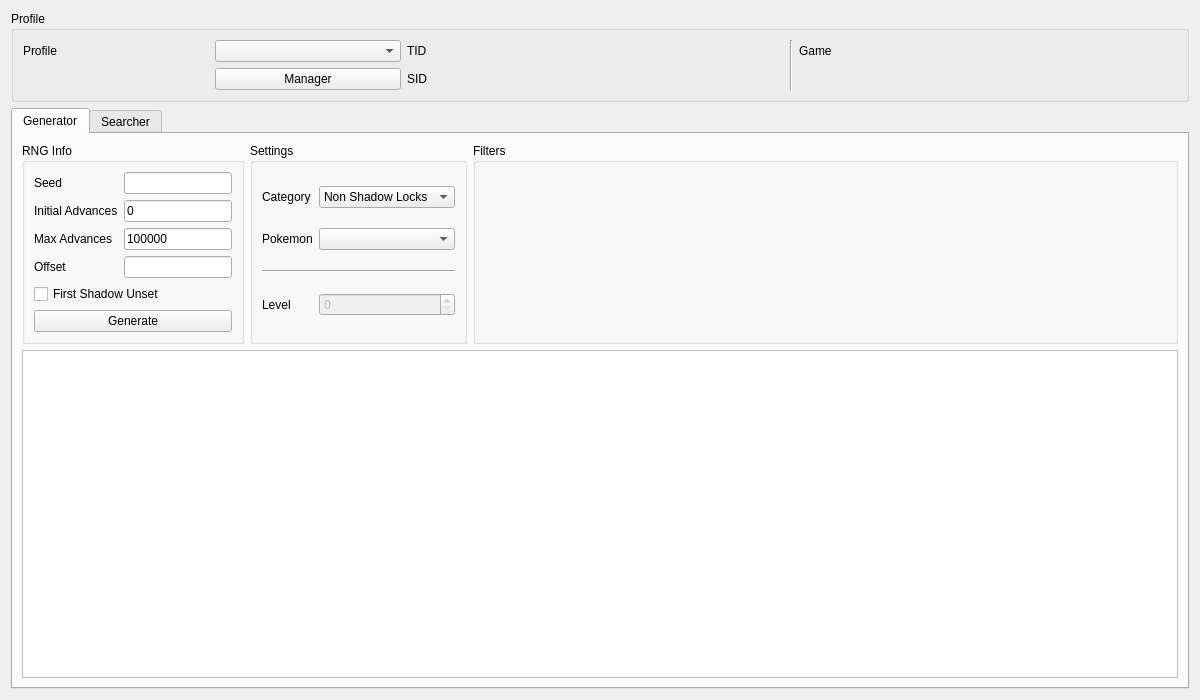
<?xml version="1.0" encoding="UTF-8"?>
<ui version="4.0">
 <class>GameCube</class>
 <widget class="QWidget" name="GameCube">
  <property name="geometry">
   <rect>
    <x>0</x>
    <y>0</y>
    <width>1200</width>
    <height>700</height>
   </rect>
  </property>
  <property name="windowTitle">
   <string>GameCube RNG</string>
  </property>
  <layout class="QGridLayout" name="gridLayout_7">
   <item row="0" column="0">
    <widget class="QGroupBox" name="groupBoxProfile">
     <property name="title">
      <string>Profile</string>
     </property>
     <layout class="QGridLayout" name="gridLayout_4">
      <item row="0" column="0">
       <widget class="QLabel" name="labelProfile">
        <property name="text">
         <string>Profile</string>
        </property>
       </widget>
      </item>
      <item row="0" column="1">
       <widget class="QComboBox" name="comboBoxProfiles"/>
      </item>
      <item row="1" column="1">
       <widget class="QPushButton" name="pushButtonProfileManager">
        <property name="text">
         <string>Manager</string>
        </property>
       </widget>
      </item>
      <item row="0" column="2">
       <widget class="QLabel" name="labelProfileTID">
        <property name="text">
         <string>TID</string>
        </property>
       </widget>
      </item>
      <item row="0" column="3">
       <widget class="QLabel" name="labelProfileTIDValue"/>
      </item>
      <item row="1" column="2">
       <widget class="QLabel" name="labelProfileSID">
        <property name="text">
         <string>SID</string>
        </property>
       </widget>
      </item>
      <item row="1" column="3">
       <widget class="QLabel" name="labelProfileSIDValue"/>
      </item>
      <item row="0" column="4" rowspan="2">
       <widget class="Line" name="line">
        <property name="orientation">
         <enum>Qt::Orientation::Vertical</enum>
        </property>
       </widget>
      </item>
      <item row="0" column="5">
       <widget class="QLabel" name="labelProfileGame">
        <property name="text">
         <string>Game</string>
        </property>
       </widget>
      </item>
      <item row="0" column="6">
       <widget class="QLabel" name="labelProfileGameValue"/>
      </item>
     </layout>
    </widget>
   </item>
   <item row="1" column="0">
    <widget class="RNGTabWidget" name="tabRNGSelector">
     <widget class="QWidget" name="tabGenerator">
      <attribute name="title">
       <string>Generator</string>
      </attribute>
      <layout class="QGridLayout" name="gridLayout_9">
       <item row="0" column="0">
        <widget class="QGroupBox" name="groupBoxGeneratorRNGInfo">
         <property name="title">
          <string>RNG Info</string>
         </property>
         <layout class="QGridLayout" name="gridLayout_6">
          <item row="0" column="0">
           <widget class="QLabel" name="labelGeneratorSeed">
            <property name="text">
             <string>Seed</string>
            </property>
           </widget>
          </item>
          <item row="0" column="1">
           <widget class="TextBox" name="textBoxGeneratorSeed"/>
          </item>
          <item row="1" column="0">
           <widget class="QLabel" name="labelGeneratorStartingAdvance">
            <property name="text">
             <string>Initial Advances</string>
            </property>
           </widget>
          </item>
          <item row="1" column="1">
           <widget class="TextBox" name="textBoxGeneratorStartingAdvance">
            <property name="text">
             <string notr="true">0</string>
            </property>
           </widget>
          </item>
          <item row="2" column="0">
           <widget class="QLabel" name="labelGeneratorMaxAdvances">
            <property name="text">
             <string>Max Advances</string>
            </property>
           </widget>
          </item>
          <item row="2" column="1">
           <widget class="TextBox" name="textBoxGeneratorMaxAdvances">
            <property name="text">
             <string notr="true">100000</string>
            </property>
           </widget>
          </item>
          <item row="3" column="0">
           <widget class="QLabel" name="labelGeneratorOffset">
            <property name="text">
             <string>Offset</string>
            </property>
           </widget>
          </item>
          <item row="3" column="1">
           <widget class="TextBox" name="textBoxGeneratorOffset"/>
          </item>
          <item row="4" column="0" colspan="2">
           <widget class="QCheckBox" name="checkBoxGeneratorFirstShadowUnset">
            <property name="text">
             <string>First Shadow Unset</string>
            </property>
           </widget>
          </item>
          <item row="5" column="0" colspan="2">
           <widget class="QPushButton" name="pushButtonGenerate">
            <property name="text">
             <string>Generate</string>
            </property>
           </widget>
          </item>
         </layout>
        </widget>
       </item>
       <item row="0" column="1">
        <widget class="QGroupBox" name="groupBoxGeneratorSettings">
         <property name="title">
          <string>Settings</string>
         </property>
         <layout class="QGridLayout" name="gridLayout_8">
          <item row="0" column="0">
           <widget class="QLabel" name="labelGeneratorCategory">
            <property name="text">
             <string>Category</string>
            </property>
           </widget>
          </item>
          <item row="0" column="1">
           <widget class="ComboBox" name="comboBoxGeneratorCategory">
            <item>
             <property name="text">
              <string>Non Shadow Locks</string>
             </property>
            </item>
            <item>
             <property name="text">
              <string>Channel</string>
             </property>
            </item>
            <item>
             <property name="text">
              <string>Shadow Locks</string>
             </property>
            </item>
           </widget>
          </item>
          <item row="1" column="0">
           <widget class="QLabel" name="labelGeneratorPokemon">
            <property name="text">
             <string>Pokemon</string>
            </property>
           </widget>
          </item>
          <item row="1" column="1">
           <widget class="ComboBox" name="comboBoxGeneratorPokemon"/>
          </item>
          <item row="2" column="0" colspan="2">
           <widget class="Line" name="line_2">
            <property name="orientation">
             <enum>Qt::Orientation::Horizontal</enum>
            </property>
           </widget>
          </item>
          <item row="3" column="0">
           <widget class="QLabel" name="labelGeneratorLevel">
            <property name="text">
             <string>Level</string>
            </property>
           </widget>
          </item>
          <item row="3" column="1">
           <widget class="QSpinBox" name="spinBoxGeneratorLevel">
            <property name="enabled">
             <bool>false</bool>
            </property>
           </widget>
          </item>
         </layout>
        </widget>
       </item>
       <item row="0" column="2">
        <widget class="QGroupBox" name="groupBoxGeneratorFilters">
         <property name="sizePolicy">
          <sizepolicy hsizetype="Preferred" vsizetype="Preferred">
           <horstretch>1</horstretch>
           <verstretch>0</verstretch>
          </sizepolicy>
         </property>
         <property name="title">
          <string>Filters</string>
         </property>
         <layout class="QGridLayout" name="gridLayout">
          <item row="0" column="0" rowspan="2">
           <widget class="Filter" name="filterGenerator" native="true"/>
          </item>
         </layout>
        </widget>
       </item>
       <item row="1" column="0" colspan="3">
        <widget class="TableView" name="tableViewGenerator"/>
       </item>
      </layout>
     </widget>
     <widget class="QWidget" name="tabSpreadSearcher">
      <attribute name="title">
       <string>Searcher</string>
      </attribute>
      <layout class="QGridLayout" name="gridLayout_5">
       <item row="0" column="0">
        <widget class="QGroupBox" name="groupBoxSearcherRNGInfo">
         <property name="title">
          <string>RNG Info</string>
         </property>
         <layout class="QGridLayout" name="gridLayout_2">
          <item row="0" column="0">
           <widget class="QCheckBox" name="checkBoxSearcherFirstShadowUnset">
            <property name="text">
             <string>First Shadow Unset</string>
            </property>
           </widget>
          </item>
          <item row="1" column="0">
           <layout class="QHBoxLayout" name="horizontalLayout">
            <item>
             <widget class="QPushButton" name="pushButtonSearch">
              <property name="text">
               <string>Search</string>
              </property>
             </widget>
            </item>
            <item>
             <widget class="QPushButton" name="pushButtonCancel">
              <property name="enabled">
               <bool>false</bool>
              </property>
              <property name="text">
               <string>Cancel</string>
              </property>
             </widget>
            </item>
           </layout>
          </item>
         </layout>
        </widget>
       </item>
       <item row="0" column="1">
        <widget class="QGroupBox" name="groupBoxSearcherSettings">
         <property name="title">
          <string>Settings</string>
         </property>
         <layout class="QGridLayout" name="gridLayout_10">
          <item row="0" column="0">
           <widget class="QLabel" name="labelSearcherCategory">
            <property name="text">
             <string>Category</string>
            </property>
           </widget>
          </item>
          <item row="0" column="1" colspan="2">
           <widget class="ComboBox" name="comboBoxSearcherCategory">
            <item>
             <property name="text">
              <string>Non Shadow Locks</string>
             </property>
            </item>
            <item>
             <property name="text">
              <string>Channel</string>
             </property>
            </item>
            <item>
             <property name="text">
              <string>Shadow Locks</string>
             </property>
            </item>
           </widget>
          </item>
          <item row="1" column="0">
           <widget class="QLabel" name="labelSearcherPokemon">
            <property name="text">
             <string>Pokemon</string>
            </property>
           </widget>
          </item>
          <item row="1" column="1" colspan="2">
           <widget class="ComboBox" name="comboBoxSearcherPokemon"/>
          </item>
          <item row="2" column="0" colspan="3">
           <widget class="Line" name="line_3">
            <property name="orientation">
             <enum>Qt::Orientation::Horizontal</enum>
            </property>
           </widget>
          </item>
          <item row="3" column="0">
           <widget class="QLabel" name="labelSearcherLevel">
            <property name="text">
             <string>Level</string>
            </property>
           </widget>
          </item>
          <item row="3" column="1" colspan="2">
           <widget class="QSpinBox" name="spinBoxSearcherLevel">
            <property name="enabled">
             <bool>false</bool>
            </property>
           </widget>
          </item>
         </layout>
        </widget>
       </item>
       <item row="0" column="2">
        <widget class="QGroupBox" name="groupBoxSearcherFilters">
         <property name="sizePolicy">
          <sizepolicy hsizetype="Preferred" vsizetype="Preferred">
           <horstretch>1</horstretch>
           <verstretch>0</verstretch>
          </sizepolicy>
         </property>
         <property name="title">
          <string>Filters</string>
         </property>
         <layout class="QGridLayout" name="gridLayout_3">
          <item row="0" column="0" rowspan="2">
           <widget class="Filter" name="filterSearcher" native="true"/>
          </item>
         </layout>
        </widget>
       </item>
       <item row="1" column="0" colspan="3">
        <widget class="QProgressBar" name="progressBar"/>
       </item>
       <item row="2" column="0" colspan="3">
        <widget class="TableView" name="tableViewSearcher">
         <property name="sortingEnabled">
          <bool>true</bool>
         </property>
        </widget>
       </item>
      </layout>
     </widget>
    </widget>
   </item>
  </layout>
 </widget>
 <customwidgets>
  <customwidget>
   <class>TextBox</class>
   <extends>QLineEdit</extends>
   <header>Form/Controls/TextBox.hpp</header>
  </customwidget>
  <customwidget>
   <class>ComboBox</class>
   <extends>QComboBox</extends>
   <header>Form/Controls/ComboBox.hpp</header>
  </customwidget>
  <customwidget>
   <class>TableView</class>
   <extends>QTableView</extends>
   <header>Form/Controls/TableView.hpp</header>
  </customwidget>
  <customwidget>
   <class>Filter</class>
   <extends>QWidget</extends>
   <header>Form/Controls/Filter.hpp</header>
   <container>1</container>
  </customwidget>
  <customwidget>
   <class>RNGTabWidget</class>
   <extends>QTabWidget</extends>
   <header>Form/Controls/RNGTabWidget.hpp</header>
   <container>1</container>
  </customwidget>
 </customwidgets>
 <tabstops>
  <tabstop>comboBoxProfiles</tabstop>
  <tabstop>pushButtonProfileManager</tabstop>
  <tabstop>tabRNGSelector</tabstop>
  <tabstop>textBoxGeneratorSeed</tabstop>
  <tabstop>textBoxGeneratorStartingAdvance</tabstop>
  <tabstop>textBoxGeneratorMaxAdvances</tabstop>
  <tabstop>textBoxGeneratorOffset</tabstop>
  <tabstop>checkBoxGeneratorFirstShadowUnset</tabstop>
  <tabstop>pushButtonGenerate</tabstop>
  <tabstop>comboBoxGeneratorCategory</tabstop>
  <tabstop>comboBoxGeneratorPokemon</tabstop>
  <tabstop>spinBoxGeneratorLevel</tabstop>
  <tabstop>tableViewGenerator</tabstop>
  <tabstop>checkBoxSearcherFirstShadowUnset</tabstop>
  <tabstop>pushButtonSearch</tabstop>
  <tabstop>pushButtonCancel</tabstop>
  <tabstop>comboBoxSearcherCategory</tabstop>
  <tabstop>comboBoxSearcherPokemon</tabstop>
  <tabstop>spinBoxSearcherLevel</tabstop>
  <tabstop>tableViewSearcher</tabstop>
 </tabstops>
 <resources/>
 <connections/>
</ui>
